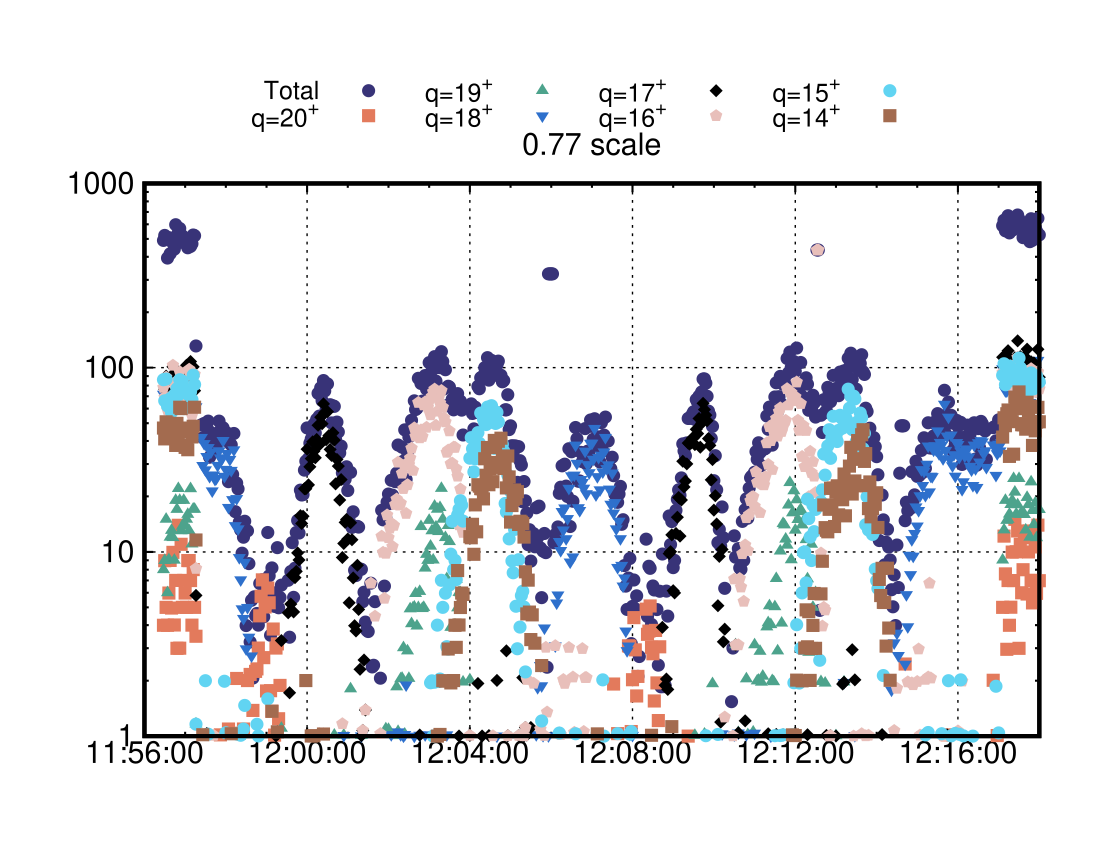

Recreate this plot in gnuplot.
set term post enhance color "Helvetica, 12" lw 2
set out "|ps2pdf - grafana.pdf"

set title
set xlabel
set ylabel

set xdata time
set timefmt "%H:%M:%S"

set xrange ["11:56:00":"12:18:00"]
set yrange [1:1e3]

set logscale y
set key above

set xtics 240
set mxtics 4
set title '0.77 scale'
plot 'grafana_data_export.dat' u 2:3 every :::0::0 w points tit 'Total',\
     '' u 5:6 every :::2::2 w points tit 'q=20^+',\
     '' u 4:5 every :::3::3 w points tit 'q=19^+',\
     '' u 4:5 every :::4::4 w points tit 'q=18^+',\
     '' u 4:5 every :::5::5 w points tit 'q=17^+',\
     '' u 4:5 every :::6::6 w points tit 'q=16^+',\
     '' u 4:5 every :::7::7 w points tit 'q=15^+',\
     '' u 4:5 every :::8::8 w points lt 9 tit 'q=14^+'

set xrange ["12:25:00":"12:36:00"]
set yrange [1:1e3]

set logscale y
set key above
set title '0.81 scale'
plot 'grafana_data_export.dat' u 2:3 every :::0::0 w points tit 'Total',\
     '' u 5:6 every :::2::2 w points tit 'q=20^+',\
     '' u 4:5 every :::3::3 w points tit 'q=19^+',\
     '' u 4:5 every :::4::4 w points tit 'q=18^+',\
     '' u 4:5 every :::5::5 w points tit 'q=17^+',\
     '' u 4:5 every :::6::6 w points tit 'q=16^+',\
     '' u 4:5 every :::7::7 w points tit 'q=15^+',\
     '' u 4:5 every :::8::8 w points lt 9 tit 'q=14^+'

set xrange ["12:49:00":"12:58:30"]
set yrange [1:1e3]

set logscale y
set key above
set title '0.85 scale'
plot 'grafana_data_export.dat' u 2:3 every :::0::0 w points tit 'Total',\
     '' u 5:6 every :::2::2 w points tit 'q=20^+',\
     '' u 4:5 every :::3::3 w points tit 'q=19^+',\
     '' u 4:5 every :::4::4 w points tit 'q=18^+',\
     '' u 4:5 every :::5::5 w points tit 'q=17^+',\
     '' u 4:5 every :::6::6 w points tit 'q=16^+',\
     '' u 4:5 every :::7::7 w points tit 'q=15^+',\
     '' u 4:5 every :::8::8 w points lt 9 tit 'q=14^+'
